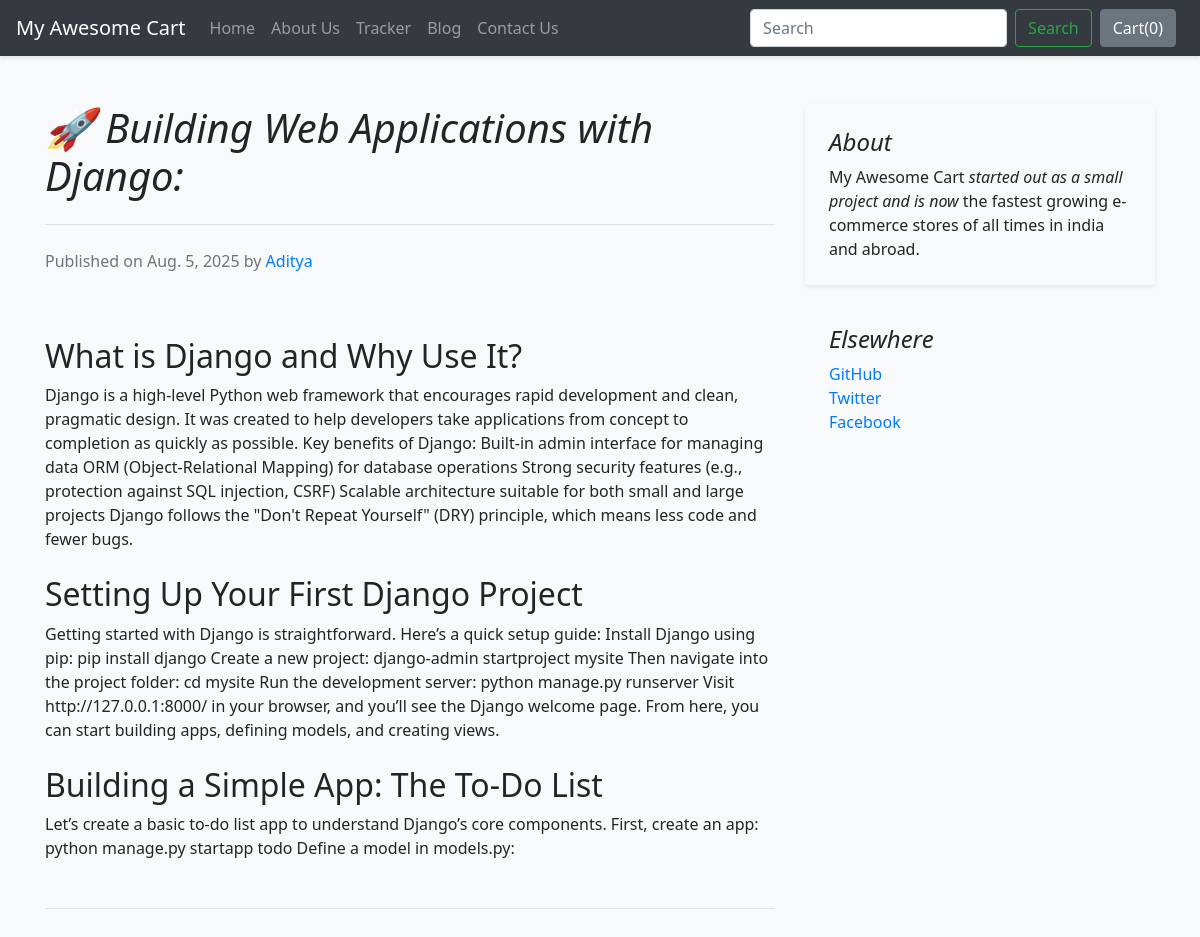
The page /blog/blogpost/1 on the database its author committed.
### blog/models.py (models this page shows, shortened)
class Blogpost(models.Model):
    post_id = models.AutoField(primary_key= True)
    tilte = models.CharField(max_length=50)
    head0 = models.CharField(max_length=500, default="")
    chead0 = models.CharField(max_length=5000, default="")
    head1 = models.CharField(max_length=500, default="")
    chead1 = models.CharField(max_length=5000, default="")
    head2 = models.CharField(max_length=500, default="")
    chead2 = models.CharField(max_length=5000, default="")
    pub_date = models.DateField()
    writer = models.CharField(max_length=50, default="")
    thumbnail = models.ImageField(upload_to='shop/images', default="")

### blog/views.py (the view)
# urls.py: path('blogpost/<int:id>', views.blogpost,name="blogPost"),
def blogpost(request,id):
    post = Blogpost.objects.filter(post_id=id).first()
    return render(request,"blog/blogpost.html", {'post': post})

### blog/templates/blog/blogpost.html (shortened to what this page needs)
{% extends 'blog/basic.html' %}
{% block body %}
<div class="container mt-5">
    <div class="row">
        <div class="col-md-8 blog-main">
            <h1 class="pb-4 mb-4 font-italic border-bottom">
                {{post.tilte}}
            </h1>
            <div class="blog-post">
                <p class="blog-post-meta text-muted">Published on {{post.pub_date}} by <a href="#">{{post.writer}}</a></p>
                <div class="fb-like" data-href="http://127.0.0.1:8000/blog/blogpost/{{post.post_id}}" data-layout="standard" data-action="like" data-size="large" data-show-faces="false" data-share="true"></div><br>
                <h2 class="mt-4">{{post.head0}}</h2>
                <p>{{post.chead0}}</p>
                <h2 class="mt-4">{{post.head1}}</h2>
                <p>{{post.chead1}}</p>
                <h2 class="mt-4">{{post.head2}}</h2>
                <p>{{post.chead2}}</p>
            </div><hr class="my-5">
        </div><aside class="col-md-4 blog-sidebar">
            <div class="p-4 mb-3 bg-light rounded shadow-sm">
                <h4 class="font-italic">About</h4>
                <p class="mb-0">My Awesome Cart <em>started out as a small project and is now</em> the fastest growing e-commerce stores of all times in india and abroad.</p>
            </div>
            <div class="p-4">
                <h4 class="font-italic">Elsewhere</h4>
                <ol class="list-unstyled mb-0">
                    <li><a href="#" class="text-decoration-none">GitHub</a></li>
                    <li><a href="#" class="text-decoration-none">Twitter</a></li>
                    <li><a href="#" class="text-decoration-none">Facebook</a></li>
                </ol>
            </div>
        </aside></div>
</div>
{% endblock %}

### blog/templates/blog/basic.html (style rules this page uses)
body { font-family: 'Segoe UI', Tahoma, Geneva, Verdana, sans-serif; background-color: #f8f9fa; }

### rows shown on the page
Blogpost: tilte "🚀 Building Web Applications with Django:", pub_date "Aug. 5, 2025", writer "Aditya", head0 "What is Django and Why Use It?", chead0 "Django is a high-level Python web framework that encourages rapid development and clean, pragmatic design. It was created to help developers take applications from concept to completion as quickly as possible. Key benefits of Django: Built-in admin interface for managing data ORM (Object-Relational Mapping) for database operations Strong security features (e.g., protection against SQL injection, CSRF) Scalable architecture suitable for both small and large projects Django follows the \"Don't Repeat Yourself\" (DRY) principle, which means less code and fewer bugs.", head1 "Setting Up Your First Django Project", chead1 "Getting started with Django is straightforward. Here’s a quick setup guide: Install Django using pip: pip install django Create a new project: django-admin startproject mysite Then navigate into the project folder: cd mysite Run the development server: python manage.py runserver Visit http://127.0.0.1:8000/ in your browser, and you’ll see the Django welcome page. From here, you can start building apps, defining models, and creating views.", head2 "Building a Simple App: The To-Do List", chead2 "Let’s create a basic to-do list app to understand Django’s core components. First, create an app: python manage.py startapp todo Define a model in models.py:"
